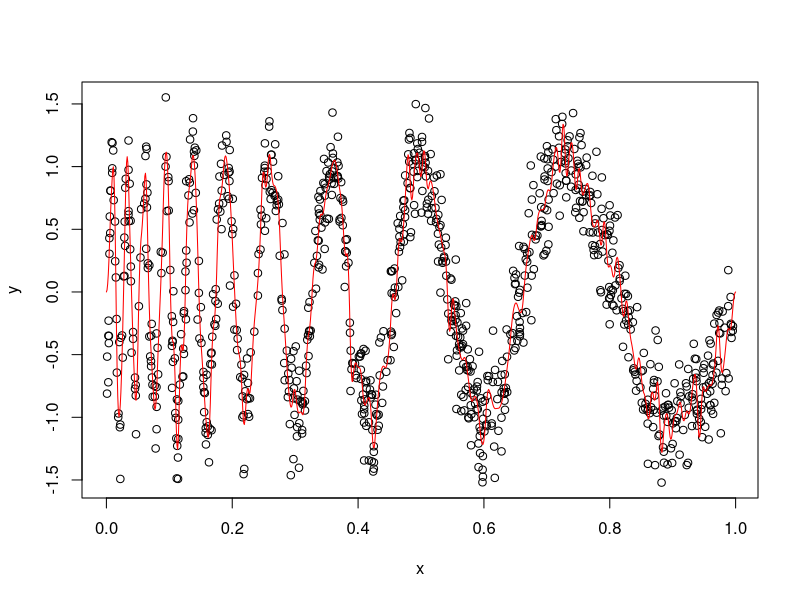
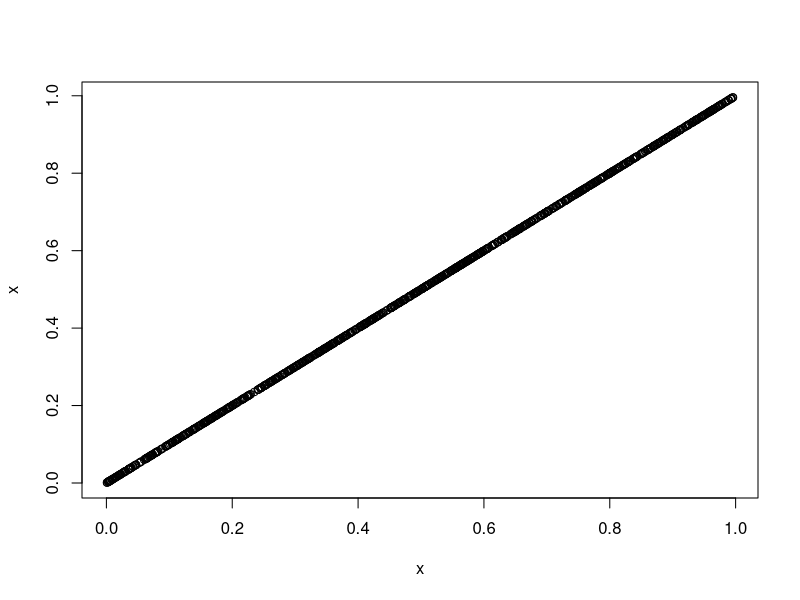

Generate these figures, in order, with R:
library(splines)
print("Hello world")

n <- 1000
x <- runif(n, 0, 1)
y <- sin(20 / (x + 0.25)) + rnorm(n, 0, 0.25)
plot(x, y)
nknots <- 200
deg <- 3
k <- seq(0, 1, length.out = nknots)
xmat <- spline.des(k, x, deg, outer.ok = TRUE)$design
beta <- solve(t(xmat) %*% xmat) %*% t(xmat) %*% y
xseq <- seq(0, 1, length.out = 1000)
xseqmat <- spline.des(k, xseq, deg, outer.ok = TRUE)$design
ypred <- xseqmat %*% beta
lines(xseq, ypred, col = "red")

plot(x, x)
?plot



# j
